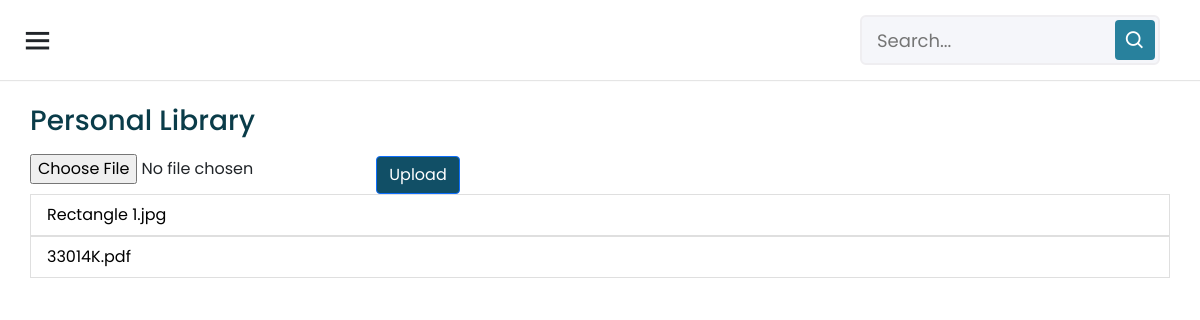
The page /personal_library_tab.php (signed in) on the database as committed earlier.
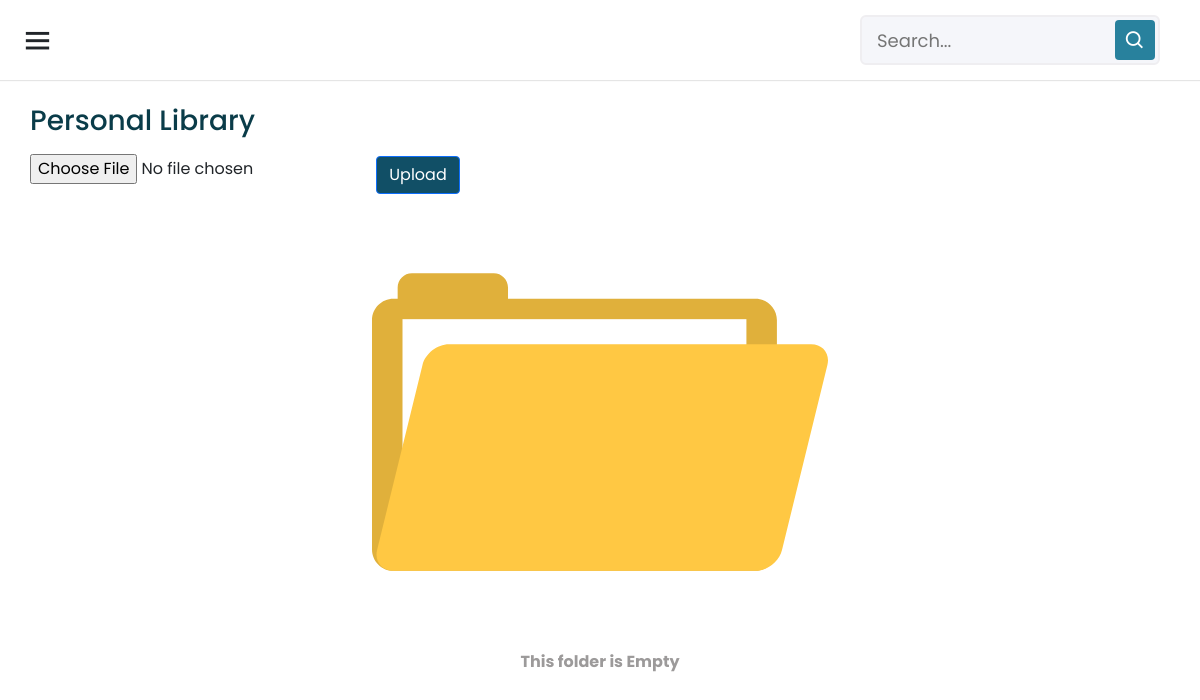
The same page on the database as committed later.
### tables this page shows
CREATE TABLE `library` (
  `id` int(11) NOT NULL,
  `userID` int(11) NOT NULL,
  `file_name` text NOT NULL,
  `file_path` text NOT NULL,
  `size (KB)` varchar(225) NOT NULL
);

### library.php (called while the page is built, shortened)
<?php
$id = $_SESSION['id'];
?>

### display_library.php (the view, shortened to what this page needs)
<div class="list-group-item file-list">
<form action="delete_file.php" method="post">
    <div class="row dropdown">
    <div class='col-lg-11 col-md-10 col-sm-10 col-xs-3' id='dropdownMenuButton' data-toggle='dropdown' aria-haspopup='true' aria-expanded='false'>
            <input contenteditable type="text" id="file-row" name="file" value="<?php echo $fileName;?>"  readonly>
        </div>
    </div>
</form>
  </div>

### teacher_dashboard.php (shortened to what this page needs)
<!DOCTYPE html>
<html lang="en">
<head>
    <link rel="stylesheet" href="css/bootstrap.min.css">
    <link rel="stylesheet" href="css/dashboard.css?v=<?php echo time(); ?>">
    <link rel="stylesheet" href="css/courses.css?v=<?php echo time(); ?>">
    <link rel="stylesheet" href="css/library.css?v=<?php echo time(); ?>">
    <link href='https://unpkg.com/boxicons@2.0.7/css/boxicons.min.css' rel='stylesheet'>
</head>
<body>
  <section class="home-section">
    <nav class="sticky-top">
    <div class="sidebar-button">
        <i class='bx bx-menu sidebarBtn'></i>
      </div>
      <div class="search-box">
        <input type="text" placeholder="Search...">
        <i class='bx bx-search' ></i>
      </div>
    </nav>
  </section>
</body>
</html>

### personal_library_tab.php (shortened to what this page needs)
<?php
include('teacher_dashboard.php');
?>
<div class="library-data sub-section not-dashboard">
  <h3>Personal Library</h3>
 <?php include('library.php'); ?>
  <form action="" method="post" enctype="multipart/form-data" id="library-form" >
    <input type="file" name="input_file" id="input_file" />
    <button class="btn btn-primary btnBox" type="submit" name="file_upload">Upload</button>
</form>
          <ul class="list-group">
          <?php
          $query = $conn->query("SELECT * FROM library WHERE userID = $id ORDER BY file_name DESC");
          if($query->num_rows > 0){
              while($row = $query->fetch_assoc()){
                  $fileName = $row["file_name"];
include('display_library.php');
              }
              }else{
                echo "<img src= 'images/folder-svgrepo-com.svg' alt='Image' class='folder' width='40%'/>
                <p class='folder-paragraph'> This folder is Empty</p>";
             }
          ?>
          </ul>
            </div>

### css/dashboard.css (style rules this page uses)
* { margin: 0; padding: 0; box-sizing: border-box; font-family: 'Poppins', sans-serif; }
.home-section { position: relative; background: #f5f5f5; width: calc(100% - 240px); left: 240px; transition: all 0.5s ease; }
.home-section nav { display: flex; justify-content: space-between; height: 80px; background: #fff; align-items: center; position: fixed; width: calc(100% - 240px); left: 240px; padding: 0 20px; box-shadow: 0 1px 1px rgba(0, 0, 0, 0.1); transition: all 0.5s ease; }
.home-section nav .search-box { position: relative; height: 50px; max-width: 300px; width: 100%; margin: 0 20px; }
.home-section nav .sidebar-button { display: flex; align-items: center; font-size: 24px; font-weight: 500; }
nav .sidebar-button i { font-size: 35px; margin-right: 10px; }
nav .search-box input { height: 100%; width: 100%; outline: none; background: #F5F6FA; border: 2px solid #EFEEF1; border-radius: 6px; font-size: 18px; padding: 0 15px; }
nav .search-box .bx-search { position: absolute; height: 40px; width: 40px; background: #28819d; right: 5px; top: 50%; transform: translateY(-50%); border-radius: 4px; line-height: 40px; text-align: center; color: #fff; font-size: 22px; transition: all 0.4 ease; }
h2, h3, h4 { color: #0a3c49; }
.sub-section { margin: 0 auto; position: relative; padding-top: 104px; }
.not-dashboard { width: 50%; }
@media (max-width: 1240px) { .home-section nav { width: calc(100% - 60px); left: 0px; } }
@media (max-width: 1240px) { .home-section { width: 100%; left: 0px; } }
@media (max-width: 1240px) { .home-section nav { width: 100%; left: 0px; } }
@media (max-width: 1240px) { .sub-section { width: calc(100% - 60px); } }

### css/courses.css (style rules this page uses)
.btnBox { margin-top: 10px; background: #114f66; }
#course-row, #file-row, #modal-input, .modal-input, .coursecode-row, .schedule-course, #general-library-course, #student-general-library-course { border: none; background: transparent; }
#file-row { word-wrap: break-word; word-break: break-all; }

### css/library.css (style rules this page uses)
.folder { margin: auto; text-align: center; }
.folder-paragraph { color: rgb(156, 154, 154); font-weight: bolder; text-align: center; margin: auto; }

Rows that differ between the two databases and show on the page:
removed library: file "Rectangle 1.jpg"
removed library: file "33014K.pdf"
Other text that changed with them:
text now shown: "This folder is Empty"
